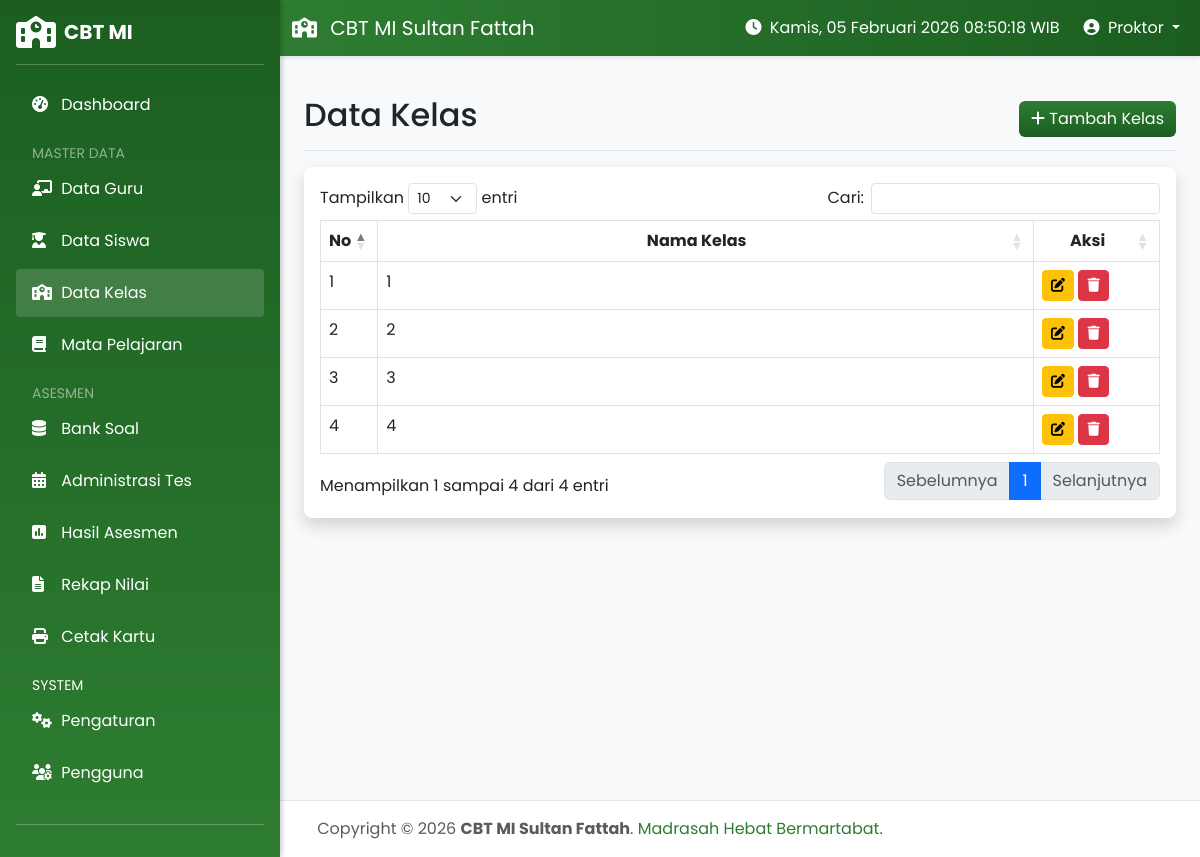
Page /modules/master/kelas.php (signed in) on the earlier database version.
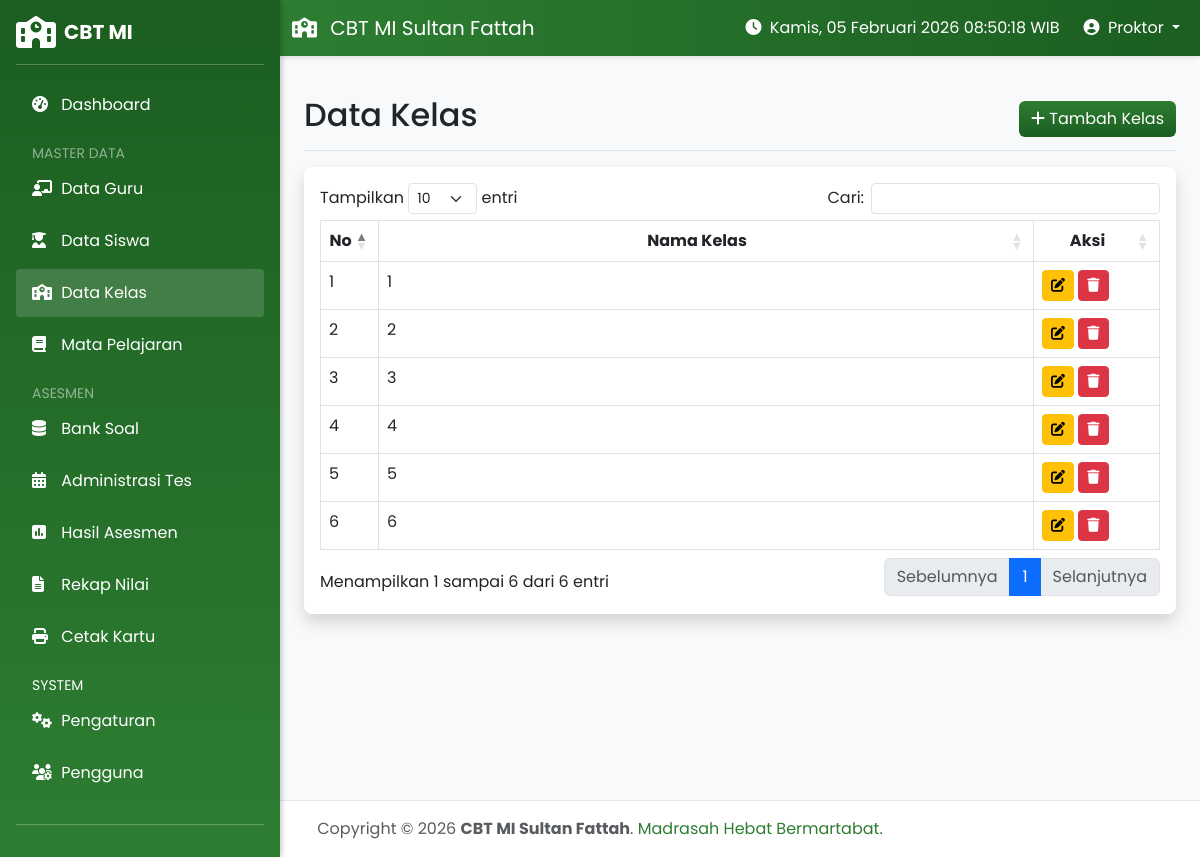
Same page on the later database version.
### tables this page shows
CREATE TABLE `kelas` (
  `id_kelas` int NOT NULL AUTO_INCREMENT,
  `nama_kelas` varchar(50) NOT NULL,
  PRIMARY KEY (`id_kelas`)
);

### config/database.php (called while the page is built, shortened)
<?php
$base_url = "http://localhost/cbt/";
?>

### modules/master/kelas.php (the view, shortened to what this page needs)
<?php
include '../../config/database.php';
include '../../includes/header.php';
include '../../includes/sidebar.php';
?>
<div class="container-fluid">
    <div class="d-flex justify-content-between flex-wrap flex-md-nowrap align-items-center pt-3 pb-2 mb-3 border-bottom">
        <h1 class="h2">Data Kelas</h1>
        <button type="button" class="btn btn-primary" data-bs-toggle="modal" data-bs-target="#addModal">
            <i class="fas fa-plus"></i> Tambah Kelas
        </button>
    </div>
    <div class="card shadow mb-4">
        <div class="card-body">
            <div class="table-responsive">
                <table class="table table-bordered table-hover table-datatable" width="100%" cellspacing="0">
                    <thead class="bg-light">
                        <tr>
                            <th width="5%">No</th>
                            <th>Nama Kelas</th>
                            <th width="15%">Aksi</th>
                        </tr>
                    </thead>
                    <tbody>
                        <?php
                        $query = mysqli_query($koneksi, "SELECT * FROM kelas ORDER BY nama_kelas ASC");
                        $no = 1;
                        while ($row = mysqli_fetch_assoc($query)) :
                        ?>
                            <tr>
                                <td><?php echo $no++; ?></td>
                                <td><?php echo $row['nama_kelas']; ?></td>
                                <td>
                                    <button type="button" class="btn btn-warning btn-sm btn-edit"
                                        data-id="<?php echo $row['id_kelas']; ?>"
                                        data-nama="<?php echo $row['nama_kelas']; ?>"
                                        data-bs-toggle="modal" data-bs-target="#editModal">
                                        <i class="fas fa-edit"></i>
                                    </button>
                                    <button type="button" class="btn btn-danger btn-sm" onclick="confirmDelete('kelas.php?delete=<?php echo $row['id_kelas']; ?>')">
                                        <i class="fas fa-trash"></i>
                                    </button>
                                </td>
                            </tr>
                        <?php endwhile; ?>
                    </tbody>
                </table>
            </div>
        </div>
    </div>
</div>
<?php include '../../includes/footer.php'; ?>

### includes/header.php (shortened to what this page needs)
<!DOCTYPE html>
<html lang="id">
<head>
    <link href="<?php echo $base_url; ?>assets/vendor/bootstrap/css/bootstrap.min.css" rel="stylesheet">
    <link href="<?php echo $base_url; ?>assets/vendor/datatables/css/dataTables.bootstrap5.min.css" rel="stylesheet">
    <link href="<?php echo $base_url; ?>assets/vendor/datatables/css/responsive.bootstrap5.min.css" rel="stylesheet">
    <link href="<?php echo $base_url; ?>assets/vendor/fontawesome/css/all.min.css" rel="stylesheet">
    <link href="<?php echo $base_url; ?>assets/css/style.css?v=<?php echo time(); ?>" rel="stylesheet">
    <link href="<?php echo $base_url; ?>assets/css/custom.css?v=<?php echo time(); ?>" rel="stylesheet">
    <link href="<?php echo $base_url; ?>assets/vendor/sweetalert2/sweetalert2.min.css" rel="stylesheet">
</head>
<body>
    <div id="wrapper">
        <?php include __DIR__ . '/sidebar.php'; ?>
        <div id="page-content-wrapper">
            <?php include __DIR__ . '/navbar.php'; ?>
            <div class="container-fluid py-4">

### includes/sidebar.php (shortened to what this page needs)
<div class="sidebar d-flex flex-column p-3 text-white" id="sidebar">
    <div class="d-flex align-items-center justify-content-between mb-3">
        <a href="<?php echo $base_url; ?>dashboard.php" class="d-flex align-items-center text-white text-decoration-none">
            <i class="fas fa-school fa-2x me-2"></i>
            <span class="fs-5 fw-bold">CBT MI</span>
        </a>
    </div>
    <hr class="mt-0">
    <ul class="nav nav-pills flex-column mb-auto">
                <li class="nav-item">
                    <a href="<?php echo $base_url; ?>dashboard.php" class="nav-link <?php echo (basename($_SERVER['PHP_SELF']) == 'dashboard.php') ? 'active' : ''; ?>">
                        <i class="fas fa-tachometer-alt"></i> Dashboard
                    </a>
                </li>
                <?php $level = isset($_SESSION['level']) ? $_SESSION['level'] : ''; ?>
                <?php if($level === 'admin'): ?>
                <li class="nav-item mt-2">
                    <span class="text-uppercase small text-white-50 ms-3">Master Data</span>
                </li>
                <li>
                    <a href="<?php echo $base_url; ?>modules/master/guru.php" class="nav-link <?php echo (strpos($_SERVER['PHP_SELF'], 'guru.php') !== false) ? 'active' : ''; ?>">
                        <i class="fas fa-chalkboard-teacher"></i> Data Guru
                    </a>
                </li>
                <li>
                    <a href="<?php echo $base_url; ?>modules/master/siswa.php" class="nav-link <?php echo (strpos($_SERVER['PHP_SELF'], 'siswa.php') !== false) ? 'active' : ''; ?>">
                        <i class="fas fa-user-graduate"></i> Data Siswa
                    </a>
                </li>
                <li>
                    <a href="<?php echo $base_url; ?>modules/master/kelas.php" class="nav-link <?php echo (strpos($_SERVER['PHP_SELF'], 'kelas.php') !== false) ? 'active' : ''; ?>">
                        <i class="fas fa-school"></i> Data Kelas
                    </a>
                </li>
                <li>
                    <a href="<?php echo $base_url; ?>modules/master/mapel.php" class="nav-link <?php echo (strpos($_SERVER['PHP_SELF'], 'mapel.php') !== false) ? 'active' : ''; ?>">
                        <i class="fas fa-book"></i> Mata Pelajaran
                    </a>
                </li>
                <?php endif; ?>
                <li class="nav-item mt-2">
                    <span class="text-uppercase small text-white-50 ms-3">Asesmen</span>
                </li>
                <?php if($level === 'admin' || $level === 'guru'): ?>
                <li>
                    <a href="<?php echo $base_url; ?>modules/tes/bank_soal.php" class="nav-link <?php echo (strpos($_SERVER['PHP_SELF'], 'bank_soal.php') !== false) ? 'active' : ''; ?>">
                        <i class="fas fa-database"></i> Bank Soal
                    </a>
                </li>
                <li>
                    <a href="<?php echo $base_url; ?>modules/tes/jadwal_ujian.php" class="nav-link <?php echo (strpos($_SERVER['PHP_SELF'], 'jadwal_ujian.php') !== false) ? 'active' : ''; ?>">
                        <i class="fas fa-calendar-alt"></i> Administrasi Tes
                    </a>
                </li>
                <li>
                    <a href="<?php echo $base_url; ?>modules/tes/hasil_ujian.php" class="nav-link <?php echo (strpos($_SERVER['PHP_SELF'], 'hasil_ujian.php') !== false) ? 'active' : ''; ?>">
                        <i class="fas fa-poll"></i> Hasil Asesmen
                    </a>
                </li>
                <li>
                    <a href="<?php echo $base_url; ?>modules/tes/rekap_nilai.php" class="nav-link <?php echo (strpos($_SERVER['PHP_SELF'], 'rekap_nilai.php') !== false) ? 'active' : ''; ?>">
                        <i class="fas fa-file-alt"></i> Rekap Nilai
                    </a>
                </li>
                <li>
                    <a href="<?php echo $base_url; ?>modules/cetak/kartu_ujian.php" class="nav-link <?php echo (strpos($_SERVER['PHP_SELF'], 'kartu_ujian.php') !== false) ? 'active' : ''; ?>">
                        <i class="fas fa-print"></i> Cetak Kartu
                    </a>
                </li>
                <?php endif; ?>
                <?php if($level === 'admin'): ?>
                <li class="nav-item mt-2">
                    <span class="text-uppercase small text-white ms-3">System</span>
                </li>
                <li>
                    <a href="<?php echo $base_url; ?>modules/pengaturan/index.php" class="nav-link <?php echo (strpos($_SERVER['PHP_SELF'], 'pengaturan') !== false) ? 'active' : ''; ?>">
                        <i class="fas fa-cogs"></i> Pengaturan
                    </a>
                </li>
                <li>
                    <a href="<?php echo $base_url; ?>modules/users/index.php" class="nav-link <?php echo (strpos($_SERVER['PHP_SELF'], 'users') !== false) ? 'active' : ''; ?>">
                        <i class="fas fa-users-cog"></i> Pengguna
                    </a>
                </li>
                <li>
                    <a href="<?php echo $base_url; ?>modules/backup/index.php" class="nav-link <?php echo (strpos($_SERVER['PHP_SELF'], 'backup') !== false) ? 'active' : ''; ?>">
                    </a>
                </li>
                <?php endif; ?>
    </ul>
    <hr>
</div>

### includes/navbar.php (shortened to what this page needs)
<nav class="navbar navbar-expand-lg navbar-dark navbar-custom sticky-top w-100">
    <div class="container-fluid">
        <a class="navbar-brand" href="#">
            <i class="fas fa-school me-2"></i> CBT MI Sultan Fattah
        </a>
        <div class="collapse navbar-collapse" id="navbarSupportedContent">
            <div class="ms-auto me-3 text-white d-none d-lg-block">
                <i class="fas fa-clock me-1"></i>
                <span id="realtime-clock">
                </span>
            </div>
            <ul class="navbar-nav mb-2 mb-lg-0">
                <li class="nav-item dropdown">
                    <a class="nav-link dropdown-toggle" href="#" id="navbarDropdown" role="button" data-bs-toggle="dropdown" aria-expanded="false">
                        <i class="fas fa-user-circle me-1"></i> <?php echo isset($_SESSION['nama']) ? $_SESSION['nama'] : 'User'; ?>
                    </a>
                </li>
            </ul>
        </div>
    </div>
</nav>

### includes/footer.php (shortened to what this page needs)
            </div>
        </div>
    </div>
    <footer class="footer mt-auto py-3 text-center">
        <div class="container">
            <span class="text-muted">
                Copyright &copy; <?php echo date('Y'); ?> <strong>CBT MI Sultan Fattah</strong>.
                <span class="text-kemenag">Madrasah Hebat Bermartabat.</span>
            </span>
        </div>
    </footer>
</body>
</html>

### assets/css/style.css (style rules this page uses)
:root { --kemenag-green: #00796b; --kemenag-light: #4db6ac; --kemenag-dark: #004d40; --white: #ffffff; --gray-100: #f8f9fa; }
body { font-family: 'Segoe UI', Tahoma, Geneva, Verdana, sans-serif; background-color: var(--gray-100); }
.text-kemenag { color: var(--kemenag-green) !important; }
.sidebar { min-height: 100vh; background-color: var(--kemenag-dark); color: var(--white); }
.sidebar .nav-link { color: rgba(255,255,255,0.8); padding: 12px 20px; border-radius: 5px; margin-bottom: 5px; }
.sidebar .nav-link:hover, .sidebar .nav-link.active { background-color: var(--kemenag-light); color: var(--white); }
.sidebar .nav-link i { width: 25px; }
.card { border: none; box-shadow: 0 0.125rem 0.25rem rgba(0,0,0,0.075); border-radius: 10px; }

### assets/css/custom.css (style rules this page uses)
:root { --kemenag-green: #2e7d32; --kemenag-green-dark: #1b5e20; --kemenag-green-light: #4caf50; --sidebar-width: 280px; }
body { background-color: #f8f9fa; overflow-x: hidden; font-family: 'Poppins', sans-serif; }
#sidebar { position: fixed; top: 0; bottom: 0; left: 0; width: var(--sidebar-width); z-index: 1030; padding: 0; background: linear-gradient(180deg, #1b5e20 0%, #2e7d32 100%) !important; box-shadow: 2px 0 5px rgba(0,0,0,0.1); overflow: hidden; transition: margin-left 0.3s ease-in-out; }
#sidebar .nav-pills { flex: 1; overflow-y: auto; flex-wrap: nowrap !important; flex-direction: column !important; scrollbar-width: none; -ms-overflow-style: none; margin-bottom: 0 !important; }
#sidebar .nav-link { color: #fff; border-radius: 0.25rem; margin-bottom: 0.25rem; padding: 0.75rem 1rem; }
#sidebar .nav-link:hover, #sidebar .nav-link.active { color: #fff; background-color: rgba(255, 255, 255, 0.15); }
#sidebar hr { background-color: rgba(255, 255, 255, 0.2); }
#page-content-wrapper { width: auto; margin-left: var(--sidebar-width); transition: margin-left 0.3s ease-in-out; min-height: 100vh; display: flex; flex-direction: column; }
.navbar-custom { position: sticky; top: 0; background: linear-gradient(90deg, #2e7d32 0%, #1b5e20 100%) !important; box-shadow: 0 2px 4px rgba(0,0,0,0.1); z-index: 1020; }
.navbar-custom .navbar-brand, .navbar-custom .nav-link { color: #fff !important; }
.card { border: none; box-shadow: 0 0.15rem 1.75rem 0 rgba(58, 59, 69, 0.15); border-radius: 0.5rem; }
.btn-primary { background: linear-gradient(180deg, #2e7d32 0%, #1b5e20 100%); border: none; }
.text-kemenag { color: var(--kemenag-green) !important; }
.footer { background-color: #fff; border-top: 1px solid #e3e6f0; padding: 1rem 0; color: #858796; margin-top: auto; }
.table thead th { text-align: center; vertical-align: middle; }
.table-datatable thead th, table.dataTable thead th { text-align: center !important; vertical-align: middle !important; }

Differences in the rows shown:
added kelas: nama_kelas "5"
added kelas: nama_kelas "6"
Other differences:
text written by a page script: "Tampilkan entri Cari: Menampilkan 1 sampai 4 dari 4 entri Sebelumnya 1 Selanjutnya" → "Tampilkan entri Cari: Menampilkan 1 sampai 6 dari 6 entri Sebelumnya 1 Selanjutnya"
